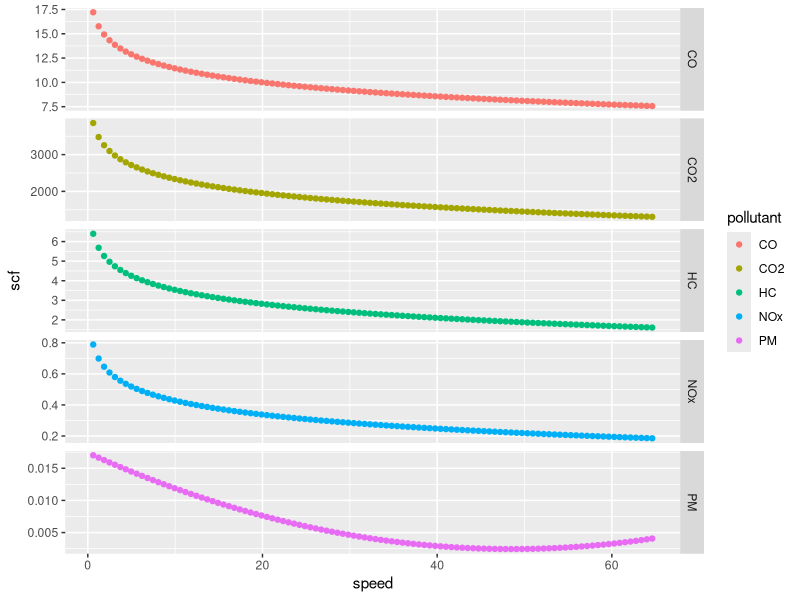

Source code (R): (Note: this script raises an error after producing the figure.)
# ------------------------------------------------------------
# based on EMFAC2017 "Volume III – Technical Documentation V1.0.2 July 20, 2018"
# ------------------------------------------------------------
# Table 4.3-55 Speed Correction Factors for Diesel Buses
# ------------------------------------------------------------
# Diesel Bus | HD Diesel Truck | Speed Correction Curve
# Pre-2003   | Pre-2003        | SCF for Pre-2003 HDDT
# 2003-2006  | 2006-2006       | SCF for 2003-2006 HDDT
# 2007-2009  | 2007-2009       | SCF for 2007-2009 HDDT
# 2020+      | 2013+           | SCF for 2013+ HDDT
rm(list=ls())
library(magrittr)
library(ggplot2)
# ---------------------------------------------------------
# Table 4.3-49: Coefficients for EMFAC2017 HHDDT Speed Corrections Factors
# ---------------------------------------------------------
`%nin%` = Negate(`%in%`)
table4349 <- data.table::data.table(
  pollutant = c("HC","CO","NOx","NOx","PM","CO2"),
  from_year_group = c(2010,2010,2010,2013,2010,2010),
  to_year_group   = c(2020,2020,2012,2020,2020,2020),
  a = c(0.553, 3.64, 21.7, 21.3, 0,7450),
  b = c(-1.15, -1.2,-0.527,-0.702 ,0,-0.469),
  c = c(3.77*10^(-2), .35, 10.2, 6.14, 7.34, 3610),
  d = c(-1.33*10^(-3), -1.24*10^(-2), -3.85, -0.225, -0.297, 99.8),
  e = c(1.48*10^(-5), 1.19*10^(-4), 4.28*10^(-3), 2.25*10^(-3), 7.34*10^(-3), 1.07))
table4349_above <- data.table::copy(table4349)[pollutant %nin% "PM",]
table4349_above[ , `:=`(speed = "18.8-65mph",
                        a = 0, b = 0)]
table4349[pollutant %in% "PM",`:=`(speed = "all",
                                   a = 0,
                                   b = 0)]
table4349[pollutant %nin% "PM",`:=`(speed = "<18.8mph",
                                    c = 0,
                                    d = 0,
                                    e = 0)]
table4349 <- data.table::rbindlist(list(table4349,table4349_above))
# ---------------------------------------------------------
# Eq.4.3-10 SCF for all pollutants and speed below 18.8 mph
# for PM, only Eq. 4.3.11 is applied
# Eq.4.3.11 SCF for all pollutants and speed between 18.8 and 65 mph
# ---------------------------------------------------------
function_scf_diesel <- function(a,b,c,d,e,speed,temp_speed){
  switch(temp_speed,
         "<18.8mph" = (a * speed ^ b) / (a * 18.8 ^ b),
         "18.8-65mph" = (c + d * speed + e * speed^2)/(c + d * 18.8 + e * 18.8^2),
         "all" = (c + d * speed + e * speed^2)/(c + d * 18.8 + e * 18.8^2))
}
# ---------------------------------------------------------
# CNG Buses SCF
# ---------------------------------------------------------
# Table 4.3-57: Speed Correction Factors for 2008+ Model Year CNG Buses
# ---------------------------------------------------------
function_scf_cng <- function(speed,pol){
  switch(pol,
         "HC" = (-1.031 * log(speed) + 5.906),
         "CO" =  (-2.076 * log(speed) + 16.22),
         "NOx" = (-0.130 * log(speed) + 0.727),
         "PM" = (6.34*10^(-6) * speed^2 - 6.16*10^(-4) * speed + 1.74*10^(-2)),
         "CO2" = (-549 * log(speed) + 3597))
}
# --------------------------
# analysis
# --------------------------
year <- 1970:2020
speed <- 1:104 %>% units::set_units("km/h") %>% units::set_units("mile/h") %>% as.numeric()
vector_pol <- c("HC","CO","NOx","PM","CO2")
fuel <- c("Diesel","CNG")

# --------------------------
# SCF loop
# --------------------------
dt <- lapply(1:length(vector_pol),function(j){ 
  dt <- lapply(1:length(speed),function(i){
    dt <- lapply(1:length(year),function(k){ 
      dt <- lapply(1:length(fuel),function(l){# j = 1 | k = 39 | i = 1
        
        # message
        # message(paste0("pol = ",vector_pol[j]," | year = ",year[k]," | speed = ",round(speed[i],3)))
        #message(paste0("j = ",j," ; k = ",k," ; i = ",i,"; l = ",l))
        # speed
        temp_speed <- ifelse(speed[i] < 18.8 ,"<18.8mph","18.8-65mph")
        temp_table <- data.table::copy(table4349)[pollutant %in% vector_pol[j] & 
                                                    speed %in% temp_speed & 
                                                    from_year_group <= year[k] &
                                                    to_year_group >= year[k], ]
        
        if(vector_pol[j] == "PM"){
          temp_speed <- "all"
          temp_table <- data.table::copy(table4349)[pollutant %in% vector_pol[j] &
                                                      from_year_group <= year[k], ]
        }
        
        if(nrow(temp_table) == 0){
          scf <- 1
        }else{
          scf <- function_scf_diesel(a = temp_table$a,
                                     b = temp_table$b,
                                     c = temp_table$c,
                                     d = temp_table$d,
                                     e = temp_table$e,
                                     temp_speed = temp_table$speed,
                                     speed = speed[i])
        }
        
        #
        # cng buses 2008+
        #
        
        if(year[k] >= 2008 & fuel[l] == "CNG"){
          scf <- function_scf_cng(speed = speed[i],pol = vector_pol[j])
        }
        
        # export dt SCF correction
        
        export_dt <- data.table::data.table("speed" = speed[i],
                                            "scf" = scf,
                                            "pollutant" = vector_pol[j],
                                            "year" = year[k],
                                            "fuel" =  fuel[l])
        return(export_dt)
      }) %>% data.table::rbindlist()
      return(dt)
    }) %>% data.table::rbindlist()
    return(dt)
  }) %>% data.table::rbindlist()
  return(dt)
}) %>% data.table::rbindlist()


# ------------------------------------------------------------
# Table 4.3-56 Speed Correction Factors for CNG Buses
# ------------------------------------------------------------
# CNG Bus | HD Diesel Truck | Speed Correction Curve
# Pre-2003   | 2003-2006       | SCF for 2003-2006 HDDT
# 2003-2007  | 2007-2009       | SCF for 2007-2009 HDDT
# 2008+      |  ----           | SCF based on CNG HDT data
# ------------------------------------------------------------
ggplot() + 
  geom_point(data = dt[year %in% 2008 & fuel %in% "CNG",],
             aes(x = speed,y = scf,color = pollutant),stat = "identity") + 
  facet_grid(rows = vars(pollutant),scales = "free")

#
#
#
pol = "CO"
year_group = 2012
speed = 20
scf(pol = "CO2",speed = 15,year_group = 2010)
